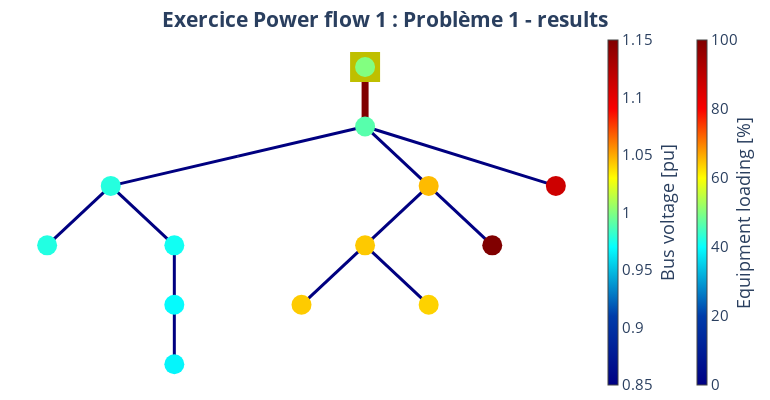

The cell this chart's notebook holds for it:
### Code cell
pp_plot.plot_powerflow_result(
    net=net_ExPF1_Pb1_heig,
    plot_title="Exercice Power flow 1 : Problème 1 - results",
    filename="net_ex_pf_1_pb_1_grid_pp_result",
)
net_ExPF1_Pb1_heig.res_bus

### Figure 1 — Plotly figure (JSON) as saved in the notebook; plotly's stock layout.template omitted (floating-point values rounded to 4 significant figures)
{"data": [{"hoverinfo": "text", "legendgroup": "Transformers", "line": {"color": "rgb(127.5,0.0,0.0)", "width": 7}, "mode": "lines", "name": "Transformers", "showlegend": true, "text": "STMT003438<br>Loading: 229.2 %", "type": "scatter", "x": [0, 0, 0], "y": [0, -0.5, -1]}, {"hoverinfo": "text", "legendgroup": "Transformers", "marker": {"color": "rgb(127.5,0.0,0.0)", "size": 1, "symbol": "circle"}, "mode": "markers", "name": "edge_center", "showlegend": false, "text": ["STMT003438<br>Loading: 229.2 %"], "type": "scatter", "x": [0], "y": [-0.5]}, {"hoverinfo": "text", "legendgroup": "lines", "line": {"color": "rgb(0.0,0.0,127.5)", "width": 3}, "mode": "lines", "name": "lines", "showlegend": true, "text": "GKN3x150_150<br>Loading: 0.0 %", "type": "scatter", "x": [0, -1, -2], "y": [-1, -1.5, -2]}, {"hoverinfo": "text", "legendgroup": "lines", "line": {"color": "rgb(0.0,0.0,127.5)", "width": 3}, "mode": "lines", "name": "lines", "showlegend": false, "text": "GKN3x150_150_2<br>Loading: 0.0 %", "type": "scatter", "x": [-2, -2.25, -2.5], "y": [-2, -2.5, -3]}, {"hoverinfo": "text", "legendgroup": "lines", "line": {"color": "rgb(0.0,0.0,127.5)", "width": 3}, "mode": "lines", "name": "lines", "showlegend": false, "text": "GKN3X95_95<br>Loading: 0.0 %", "type": "scatter", "x": [-2, -1.75, -1.5], "y": [-2, -2.5, -3]}, {"hoverinfo": "text", "legendgroup": "lines", "line": {"color": "rgb(0.0,0.0,127.5)", "width": 3}, "mode": "lines", "name": "lines", "showlegend": false, "text": "GKT3X50_50<br>Loading: 0.0 %", "type": "scatter", "x": [-1.5, -1.5, -1.5], "y": [-3, -3.5, -4]}, {"hoverinfo": "text", "legendgroup": "lines", "line": {"color": "rgb(0.0,0.0,127.5)", "width": 3}, "mode": "lines", "name": "lines", "showlegend": false, "text": "GKT3X50_50_2<br>Loading: 0.0 %", "type": "scatter", "x": [-1.5, -1.5, -1.5], "y": [-4, -4.5, -5]}, {"hoverinfo": "text", "legendgroup": "lines", "line": {"color": "rgb(0.0,0.0,127.5)", "width": 3}, "mode": "lines", "name": "lines", "showlegend": false, "text": "GKN3x150_150_3<br>Loading: 0.2 %", "type": "scatter", "x": [0, 0.25, 0.5], "y": [-1, -1.5, -2]}, {"hoverinfo": "text", "legendgroup": "lines", "line": {"color": "rgb(0.0,0.0,127.5)", "width": 3}, "mode": "lines", "name": "lines", "showlegend": false, "text": "GKN3X95_95_2<br>Loading: 0.0 %", "type": "scatter", "x": [0.5, 0.25, 0], "y": [-2, -2.5, -3]}, {"hoverinfo": "text", "legendgroup": "lines", "line": {"color": "rgb(0.0,0.0,127.5)", "width": 3}, "mode": "lines", "name": "lines", "showlegend": false, "text": "GKN3x150_150_4<br>Loading: 0.0 %", "type": "scatter", "x": [0, -0.25, -0.5], "y": [-3, -3.5, -4]}, {"hoverinfo": "text", "legendgroup": "lines", "line": {"color": "rgb(0.0,0.0,127.5)", "width": 3}, "mode": "lines", "name": "lines", "showlegend": false, "text": "GKN3X50_50<br>Loading: 0.0 %", "type": "scatter", "x": [0, 0.25, 0.5], "y": [-3, -3.5, -4]}, {"hoverinfo": "text", "legendgroup": "lines", "line": {"color": "rgb(0.0,0.0,132.04545454545453)", "width": 3}, "mode": "lines", "name": "lines", "showlegend": false, "text": "GKN3X50_50_2<br>Loading: 0.6 %", "type": "scatter", "x": [0.5, 0.75, 1], "y": [-2, -2.5, -3]}, {"hoverinfo": "text", "legendgroup": "lines", "line": {"color": "rgb(0.0,0.0,127.5)", "width": 3}, "mode": "lines", "name": "lines", "showlegend": false, "text": "GKN3X240_240<br>Loading: 0.2 %", "type": "scatter", "x": [0, 0.75, 1.5], "y": [-1, -1.5, -2]}, {"marker": {"cmax": 100, "cmin": 0, "color": "rgb(255,255,255)", "colorbar": {"thickness": 10, "title": {"side": "right", "text": "Equipment loading [%]"}, "x": 1.15}, "colorscale": [[0, "rgb(0,0,131)"], [0.2, "rgb(0,60,170)"], [0.4, "rgb(5,255,255)"], [0.6, "rgb(255,255,0)"], [0.8, "rgb(250,0,0)"], [1, "rgb(128,0,0)"]], "opacity": 0, "size": 0}, "mode": "markers", "type": "scatter", "x": [0], "y": [-1]}, {"hoverinfo": "text", "legendgroup": "lines", "marker": {"color": "rgb(128, 128, 128)", "size": 1, "symbol": "circle"}, "mode": "markers", "name": "edge_center", "showlegend": false, "text": ["GKN3x150_150<br>Loading: 0.0 %", "GKN3x150_150_2<br>Loading: 0.0 %", "GKN3X95_95<br>Loading: 0.0 %", "GKT3X50_50<br>Loading: 0.0 %", "GKT3X50_50_2<br>Loading: 0.0 %", "GKN3x150_150_3<br>Loading: 0.2 %", "GKN3X95_95_2<br>Loading: 0.0 %", "GKN3x150_150_4<br>Loading: 0.0 %", "GKN3X50_50<br>Loading: 0.0 %", "GKN3X50_50_2<br>Loading: 0.6 %", "GKN3X240_240<br>Loading: 0.2 %"], "type": "scatter", "x": [-1], "y": [-1.5]}, {"hoverinfo": "text", "marker": {"color": "rgb(191, 191, 0)", "size": 30, "symbol": "square"}, "mode": "markers", "name": "Ext grid", "text": [null], "type": "scatter", "x": [0], "y": [0]}, {"hoverinfo": "text", "marker": {"cmax": 1.15, "cmin": 0.85, "color": [0.9896, 0.9776, 0.9769, 0.9729, 0.9689, 0.9669, 1.046, 1.043, 1.042, 1.041, 1.433, 1.112, 1], "colorbar": {"thickness": 10, "title": {"side": "right", "text": "Bus voltage [pu]"}, "x": 1}, "colorscale": [[0, "rgb(0,0,131)"], [0.2, "rgb(0,60,170)"], [0.4, "rgb(5,255,255)"], [0.6, "rgb(255,255,0)"], [0.8, "rgb(250,0,0)"], [1, "rgb(128,0,0)"]], "size": 20, "symbol": "circle"}, "mode": "markers", "name": "buses", "text": ["STMT003438<br>V: 0.99 pu", "CDBT004764<br>V: 0.978 pu", "CDBT003746<br>V: 0.977 pu", "CDBT004760<br>V: 0.973 pu", "CDBT012139<br>V: 0.969 pu", "CDBT900784<br>V: 0.967 pu", "CDBT901452<br>V: 1.046 pu", "CDBT004774<br>V: 1.043 pu", "CDBT901604<br>V: 1.042 pu", "CDBT016055<br>V: 1.041 pu", "N1<br>V: 1.433 pu", "60437<br>V: 1.112 pu", "STMT003438HV<br>V: 1.0 pu"], "type": "scatter", "x": [0, -2, -2.5, -1.5, -1.5, -1.5, 0.5, 0, -0.5, 0.5, 1, 1.5, 0], "y": [-1, -2, -3, -3, -4, -5, -2, -3, -4, -4, -3, -2, 0]}], "layout": {"font": {"size": 15}, "height": 400, "hovermode": "closest", "legend": {"font": {"size": 12}, "itemsizing": "constant"}, "margin": {"b": 5, "l": 5, "r": 5, "t": 30}, "paper_bgcolor": "white", "plot_bgcolor": "white", "showlegend": false, "title": {"text": "<b>Exercice Power flow 1 : Problème 1 - results<b>", "x": 0.5, "xanchor": "center", "y": 0.97, "yanchor": "top"}, "width": 770, "xaxis": {"showgrid": false, "showticklabels": false, "tickfont": {"family": "Arial Black", "size": 12}, "title": {"font": {"size": 12}}, "zeroline": false}, "yaxis": {"showgrid": false, "showticklabels": false, "tickfont": {"family": "Arial Black", "size": 12}, "title": {"font": {"size": 12}}, "zeroline": false}}}
